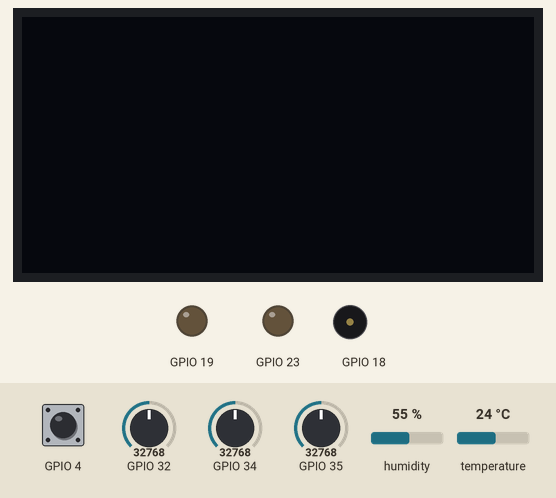
This program was run on a simulated ESP32 board running MicroPython. On the bench: 128×64 one-colour display, output pins drawn as LEDs (lit = HIGH), buzzer (waves = sounding). Dashed ring = blinking. The inputs (shaded band) are chosen by the test bench; at power-on: temperature 24 °C, GPIO 35 = 32768, GPIO 32 = 32768, GPIO 34 = 32768, GPIO 4 HIGH, humidity 55 % (analog values on the 0–65535 scale). WiFi joins after 1.5 s; random numbers come from a fixed seed; no MQTT or app messages arrive unless stated; library files of the repository ran but are not shown: 1 file(s); pins used as bus, display or sensor lines are not drawn; what the program prints to the serial console is not drawn.

Above: at 1.2 s.
1.3 s: temperature set to 41 °C
At 2.2 s:
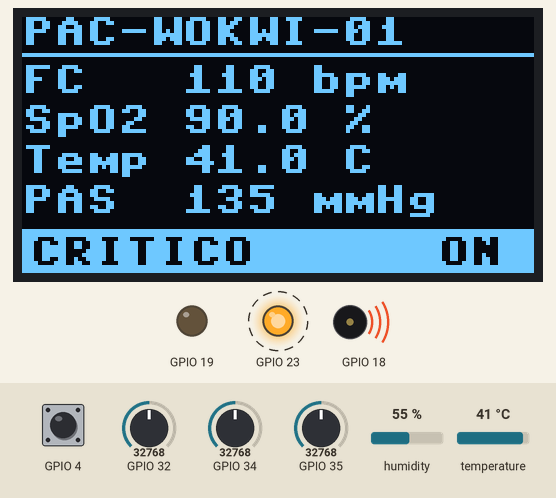
6.3 s: temperature set to 12 °C
At 8.6 s:
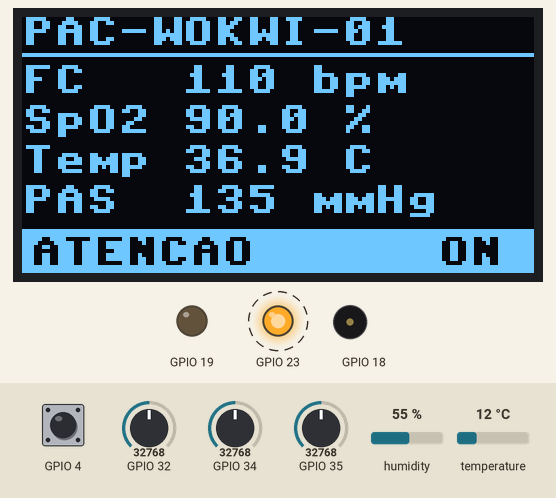
9.3 s: GPIO 35 set to 20208
At 11.6 s:
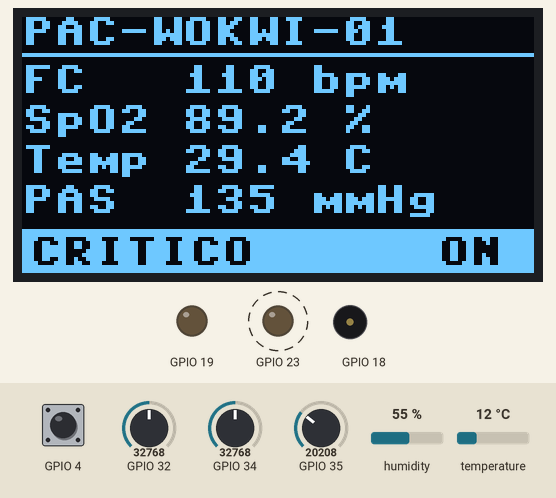
12.3 s: GPIO 35 set to 18608
At 14.6 s:
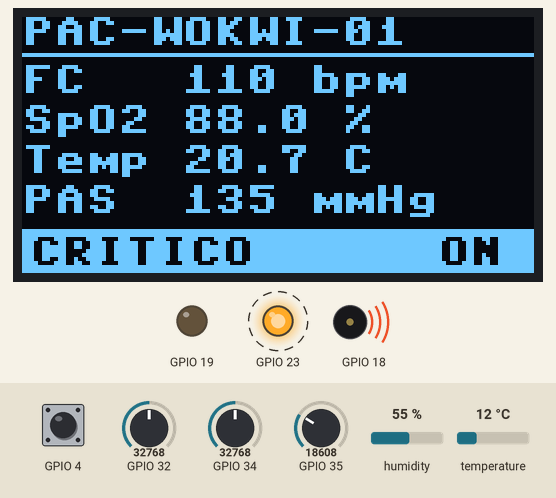
15.3 s: GPIO 32 set to 1966
At 16.5 s:
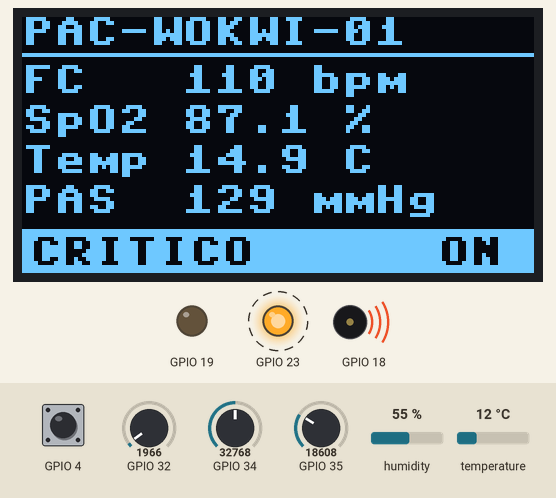
17.3 s: GPIO 34 set to 1966
At 18.6 s:
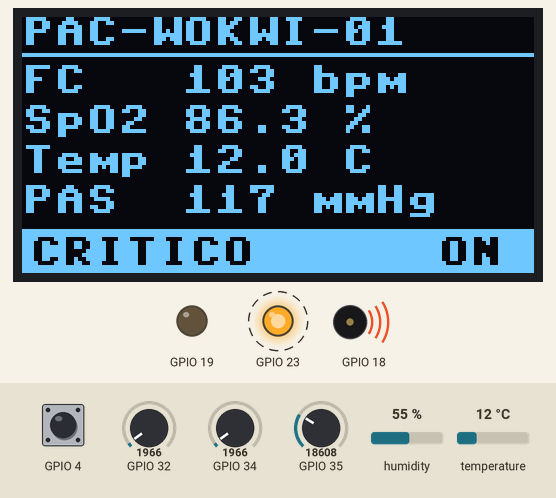
Timing chart, 0 to 20.3 s (numbered marks = the images above; inputs shaded):
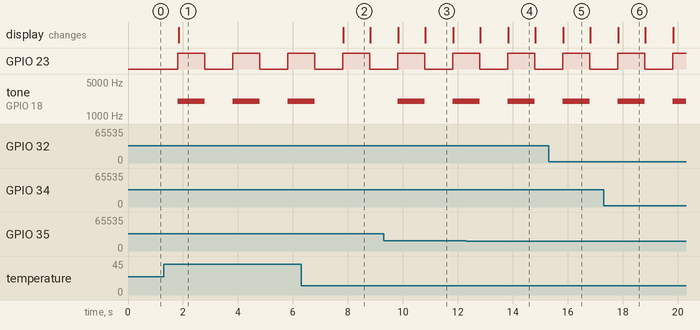

Measured:
- the behaviour switches between 19664 and 19648 on GPIO 35 (found by bisection; images 3 and 4)
- after the input at 6.3 s, the display: changes after 1.5 s (image 2)
- by itself, GPIO 23: alternates HIGH for 0.98 s and LOW for 1.0 s
- by itself, tone on GPIO 18: alternates 2000 Hz for 0.98 s and silent for 1.0 s
- what the display in image 2 shows lasts 1.0 s, from 7.8 s to 8.8 s

The program:

main.py
```python
# CardioIA · Monitor de sinais vitais (MicroPython / CPython)
#
# Ciclo de 1 s:
#   1. lê os sensores (FC, SpO2, PA sistólica nos potenciômetros; temperatura no DHT22)
#   2. edge: média móvel + classificação NORMAL/ATENCAO/CRITICO no próprio dispositivo
#   3. alarme local (LEDs, buzzer, OLED) — funciona mesmo sem rede
#   4. publica no MQTT a cada ENVIO_MS, ou imediatamente se o nível piorar
#      ou se o botão de pânico for pressionado (fila offline se o broker cair)
import config
from compat import MICROPYTHON, sleep_ms, ticks_diff, ticks_ms
from conectividade import Conectividade
from edge import NIVEL_TEXTO, JanelaMovel, avaliar_sinais, montar_payload
from placa import criar_placa

CAMPOS = ("bpm", "oxigenacao", "temperatura", "pa_sistolica")


class Dispositivo:
    def __init__(self, placa, paciente_id=None, setor=None):
        self.placa = placa
        self.paciente_id = paciente_id or config.PACIENTE_ID
        self.setor = setor or config.SETOR
        self.topico = "%s/%s" % (config.MQTT_PREFIXO, self.paciente_id)
        self.janelas = {c: JanelaMovel(config.JANELA_AMOSTRAS) for c in CAMPOS}
        self.rede = Conectividade(placa, "cardioia-%s-%s" % (placa.id_dispositivo, self.paciente_id))
        self.ultimo_envio = None
        self.nivel_enviado = 0
        self.seq = 0

    def medias(self):
        return {c: j.media() for c, j in self.janelas.items()}

    def ciclo(self):
        for campo, valor in self.placa.ler().items():
            self.janelas[campo].adicionar(valor)
        sinais = self.medias()
        nivel, motivos = avaliar_sinais(sinais)
        panico = self.placa.panico_pressionado()
        if panico:
            motivos.append("Botao de panico acionado")

        self.placa.sinalizar(nivel, panico)
        self.placa.exibir(self.paciente_id, sinais, nivel, self.rede.conectado, len(self.rede.fila))

        agora = ticks_ms()
        vencido = self.ultimo_envio is None or ticks_diff(agora, self.ultimo_envio) >= config.ENVIO_MS
        piorou = nivel > self.nivel_enviado
        pronto = len(self.janelas["bpm"]) >= min(3, config.JANELA_AMOSTRAS)
        if pronto and (vencido or piorou or panico):
            self.seq += 1
            payload = montar_payload(self.paciente_id, self.setor, self.placa.id_dispositivo,
                                     self.placa.origem, sinais, nivel, motivos, panico, self.seq)
            self.rede.enviar(self.topico, payload)
            self.ultimo_envio = agora
            self.nivel_enviado = nivel
            print("[%s #%d] FC=%s SpO2=%s T=%s PAS=%s -> %s %s" % (
                self.paciente_id, self.seq, payload["bpm"], payload["oxigenacao"], payload["temperatura"],
                payload["pa_sistolica"], NIVEL_TEXTO[nivel], payload["motivos"]))
        self.rede.manter()

    def executar(self, ciclos=None):
        self.rede.iniciar()
        n = 0
        while ciclos is None or n < ciclos:
            inicio = ticks_ms()
            try:
                self.ciclo()
            except Exception as erro:  # o monitor nunca deve parar por uma falha pontual
                print("Erro no ciclo:", erro)
            n += 1
            sleep_ms(max(0, config.AMOSTRAGEM_MS - ticks_diff(ticks_ms(), inicio)))


def iniciar():
    placa = criar_placa()
    print("CardioIA monitor | placa=%s | paciente=%s | broker=%s" % (
        placa.modelo, config.PACIENTE_ID, config.MQTT_BROKER))
    Dispositivo(placa).executar()


if MICROPYTHON or __name__ == "__main__":
    iniciar()
```

config.py
```python
# Configuração do monitor de sinais vitais.
# Em Linux/container, cada valor pode ser sobrescrito por variável de ambiente
# com o mesmo nome (ex.: MQTT_BROKER=mosquitto python main.py).

WIFI_SSID = "Wokwi-GUEST"
WIFI_SENHA = ""

# Broker MQTT.
#  - Wokwi web (sem gateway): broker público; o Mosquitto do cluster faz bridge
#    do tópico abaixo (config/mosquitto/mosquitto.conf).
#  - Wokwi com Private Gateway / dispositivo físico na mesma rede: IP do Mosquitto
#    (ou "host.wokwi.internal" no gateway local do Wokwi).
MQTT_BROKER = "broker.hivemq.com"
MQTT_PORTA = 1883
MQTT_USUARIO = ""
MQTT_SENHA = ""
MQTT_PREFIXO = "fiap-drell/cardioia/sinais-vitais"   # tópico final: <prefixo>/<paciente_id>

PACIENTE_ID = "PAC-WOKWI-01"
SETOR = "UTI_02"

AMOSTRAGEM_MS = 1000        # leitura dos sensores a cada 1 s
JANELA_AMOSTRAS = 10        # média móvel de 10 leituras (edge: filtra ruído)
ENVIO_MS = 10000            # publica a média a cada 10 s
CAPACIDADE_FILA = 60        # mensagens guardadas offline (~10 min a 1 msg/10 s)
RECONEXAO_MS = 5000         # intervalo mínimo entre tentativas de reconexão

# Faixas fisiológicas dos potenciômetros (simulação dos sensores no Wokwi)
FAIXA_BPM = (40, 180)
FAIXA_SPO2 = (80, 100)
FAIXA_PA_SISTOLICA = (70, 200)

# Perfil clínico do sensor simulado em Linux (estavel, taquicardia, hipoxemia, febril, choque)
PERFIL_SIMULADO = "estavel"


def _aplicar_ambiente():
    try:
        import os
        ambiente = os.environ
    except (ImportError, AttributeError):
        return  # MicroPython: sem variáveis de ambiente
    g = globals()
    for nome in list(g):
        if nome.isupper() and nome in ambiente:
            atual = g[nome]
            bruto = ambiente[nome]
            if isinstance(atual, bool):
                g[nome] = bruto.lower() in ("1", "true", "sim", "yes")
            elif isinstance(atual, int):
                g[nome] = int(bruto)
            elif isinstance(atual, tuple):
                g[nome] = tuple(float(x) for x in bruto.split(","))
            else:
                g[nome] = bruto


_aplicar_ambiente()
```

compat.py
```python
# Camada de compatibilidade MicroPython <-> CPython (tempo e JSON).
import sys

MICROPYTHON = sys.implementation.name == "micropython"

if MICROPYTHON:
    import time
    import ujson as json  # noqa: F401

    ticks_ms = time.ticks_ms
    ticks_diff = time.ticks_diff
    sleep_ms = time.sleep_ms
else:
    import json  # noqa: F401
    import time

    def ticks_ms():
        return int(time.monotonic() * 1000)

    def ticks_diff(a, b):
        return a - b

    def sleep_ms(ms):
        time.sleep(ms / 1000)


def plataforma():
    """'esp32' (ESP32, S2, S3, C3), 'rp2' (Raspberry Pi Pico / Pico W) ou 'linux'."""
    if MICROPYTHON:
        return sys.platform
    return "linux"
```

conectividade.py
```python
# Wi-Fi + MQTT com reconexão automática e store-and-forward (fila offline).
import config
from compat import json, ticks_diff, ticks_ms
from edge import FilaEnvio


class Conectividade:
    def __init__(self, placa, cliente_id):
        self.placa = placa
        self.cliente_id = cliente_id
        self.fila = FilaEnvio(config.CAPACIDADE_FILA)
        self.cliente = None
        self.conectado = False
        self.ultima_tentativa = None

    def iniciar(self):
        self.placa.conectar_rede()
        self._conectar_mqtt()

    def _conectar_mqtt(self):
        self.ultima_tentativa = ticks_ms()
        try:
            if self.cliente is not None:
                try:
                    self.cliente.disconnect()
                except Exception:
                    pass
            self.cliente = self.placa.criar_cliente_mqtt(
                self.cliente_id, config.MQTT_BROKER, config.MQTT_PORTA,
                config.MQTT_USUARIO, config.MQTT_SENHA)
            self.cliente.connect()
            self.conectado = True
            print("MQTT conectado em %s:%d como %s" % (config.MQTT_BROKER, config.MQTT_PORTA, self.cliente_id))
        except Exception as erro:
            self.conectado = False
            print("MQTT indisponivel (%s); mensagens ficam na fila local" % erro)

    def enviar(self, topico, payload):
        self.fila.adicionar((topico, json.dumps(payload)))
        self.descarregar()

    def descarregar(self):
        """Envia as mensagens pendentes na ordem em que foram geradas."""
        while self.conectado and len(self.fila):
            topico, mensagem = self.fila.primeira()
            try:
                self.cliente.publish(topico, mensagem)
                self.fila.remover_primeira()
            except Exception as erro:
                self.conectado = False
                print("Falha ao publicar (%s); %d na fila" % (erro, len(self.fila)))

    def manter(self):
        """Chamado a cada ciclo: reconecta quando necessário e esvazia a fila."""
        if not self.conectado and (
                self.ultima_tentativa is None
                or ticks_diff(ticks_ms(), self.ultima_tentativa) >= config.RECONEXAO_MS):
            if not self.placa.rede_conectada():
                self.placa.conectar_rede(5000)
            self._conectar_mqtt()
        self.descarregar()
```

edge.py
```python
# Lógica de Edge Computing do monitor de sinais vitais.
#
# Este módulo é Python puro: roda igual em MicroPython (ESP32, ESP32-S3, Pico W)
# e em CPython (Raspberry Pi, PC, container). Por isso ele não importa `machine`.
#
#  - JanelaMovel   : média móvel que filtra ruído dos sensores antes de enviar
#  - avaliar_sinais: classifica a leitura em NORMAL / ATENCAO / CRITICO no próprio
#                    dispositivo (o alarme local funciona mesmo sem rede)
#  - FilaEnvio     : store-and-forward; guarda mensagens enquanto o MQTT está fora
#  - montar_payload: JSON enviado ao broker (contrato com o Telegraf/InfluxDB)

NORMAL = 0
ATENCAO = 1
CRITICO = 2
NIVEL_TEXTO = ("NORMAL", "ATENCAO", "CRITICO")

# Limites alinhados à base de protocolos do serviço multiagente:
# CRITICO = valor que aciona um protocolo; ATENCAO = zona de margem antes dele.
# (campo, operador, limite_atencao, limite_critico, descricao)
LIMITES = (
    ("oxigenacao", "<", 92, 88, "SpO2 baixa"),
    ("bpm", ">", 110, 120, "Taquicardia"),
    ("bpm", "<", 55, 45, "Bradicardia"),
    ("temperatura", ">", 37.5, 38.0, "Febre"),
    ("temperatura", "<", 35.5, 35.0, "Hipotermia"),
    ("pa_sistolica", "<", 100, 90, "Hipotensao"),
    ("pa_sistolica", ">", 160, 180, "Hipertensao"),
)


class JanelaMovel:
    """Média móvel de tamanho fixo (sem alocar listas novas a cada amostra)."""

    def __init__(self, tamanho):
        self.tamanho = tamanho
        self.valores = []
        self.indice = 0

    def adicionar(self, valor):
        if valor is None:
            return
        if len(self.valores) < self.tamanho:
            self.valores.append(valor)
        else:
            self.valores[self.indice] = valor
        self.indice = (self.indice + 1) % self.tamanho

    def media(self):
        if not self.valores:
            return None
        return sum(self.valores) / len(self.valores)

    def __len__(self):
        return len(self.valores)


def _ultrapassa(valor, operador, limite):
    return valor > limite if operador == ">" else valor < limite


def avaliar_sinais(sinais, limites=LIMITES):
    """Retorna (nivel, motivos) para um dicionário de sinais vitais."""
    nivel = NORMAL
    motivos = []
    for campo, operador, lim_atencao, lim_critico, descricao in limites:
        valor = sinais.get(campo)
        if valor is None:
            continue
        if _ultrapassa(valor, operador, lim_critico):
            nivel = CRITICO
            motivos.append("%s critica (%s)" % (descricao, _fmt(valor)))
        elif _ultrapassa(valor, operador, lim_atencao):
            nivel = max(nivel, ATENCAO)
            motivos.append("%s (%s)" % (descricao, _fmt(valor)))
    return nivel, motivos


def _fmt(valor):
    return ("%.1f" % valor) if isinstance(valor, float) else str(valor)


class FilaEnvio:
    """Fila limitada de mensagens pendentes (descarta as mais antigas se encher)."""

    def __init__(self, capacidade):
        self.capacidade = capacidade
        self.itens = []
        self.descartadas = 0

    def adicionar(self, mensagem):
        if len(self.itens) >= self.capacidade:
            self.itens.pop(0)
            self.descartadas += 1
        self.itens.append(mensagem)

    def primeira(self):
        return self.itens[0] if self.itens else None

    def remover_primeira(self):
        if self.itens:
            self.itens.pop(0)

    def __len__(self):
        return len(self.itens)


def arredondar(sinais):
    return {
        "bpm": None if sinais.get("bpm") is None else int(round(sinais["bpm"])),
        "oxigenacao": None if sinais.get("oxigenacao") is None else round(sinais["oxigenacao"], 1),
        "temperatura": None if sinais.get("temperatura") is None else round(sinais["temperatura"], 1),
        "pa_sistolica": None if sinais.get("pa_sistolica") is None else int(round(sinais["pa_sistolica"])),
    }


def montar_payload(paciente_id, setor, dispositivo, origem, sinais, nivel, motivos, panico, seq):
    """Mensagem publicada em  <prefixo>/<paciente_id>  (consumida pelo Telegraf)."""
    payload = arredondar(sinais)
    payload.update({
        "paciente_id": paciente_id,
        "setor": setor,
        "dispositivo": dispositivo,
        "origem": origem,
        "nivel_alerta": nivel,
        "alerta": NIVEL_TEXTO[nivel],
        "motivos": "; ".join(motivos),
        "panico": 1 if panico else 0,
        "seq": seq,
    })
    return payload


def mapear(valor_bruto, maximo_bruto, minimo, maximo):
    """Converte a leitura do ADC (0..maximo_bruto) para a faixa fisiológica [minimo, maximo]."""
    return minimo + (valor_bruto / maximo_bruto) * (maximo - minimo)
```

Source omitted: placa.py (10918 bytes)
